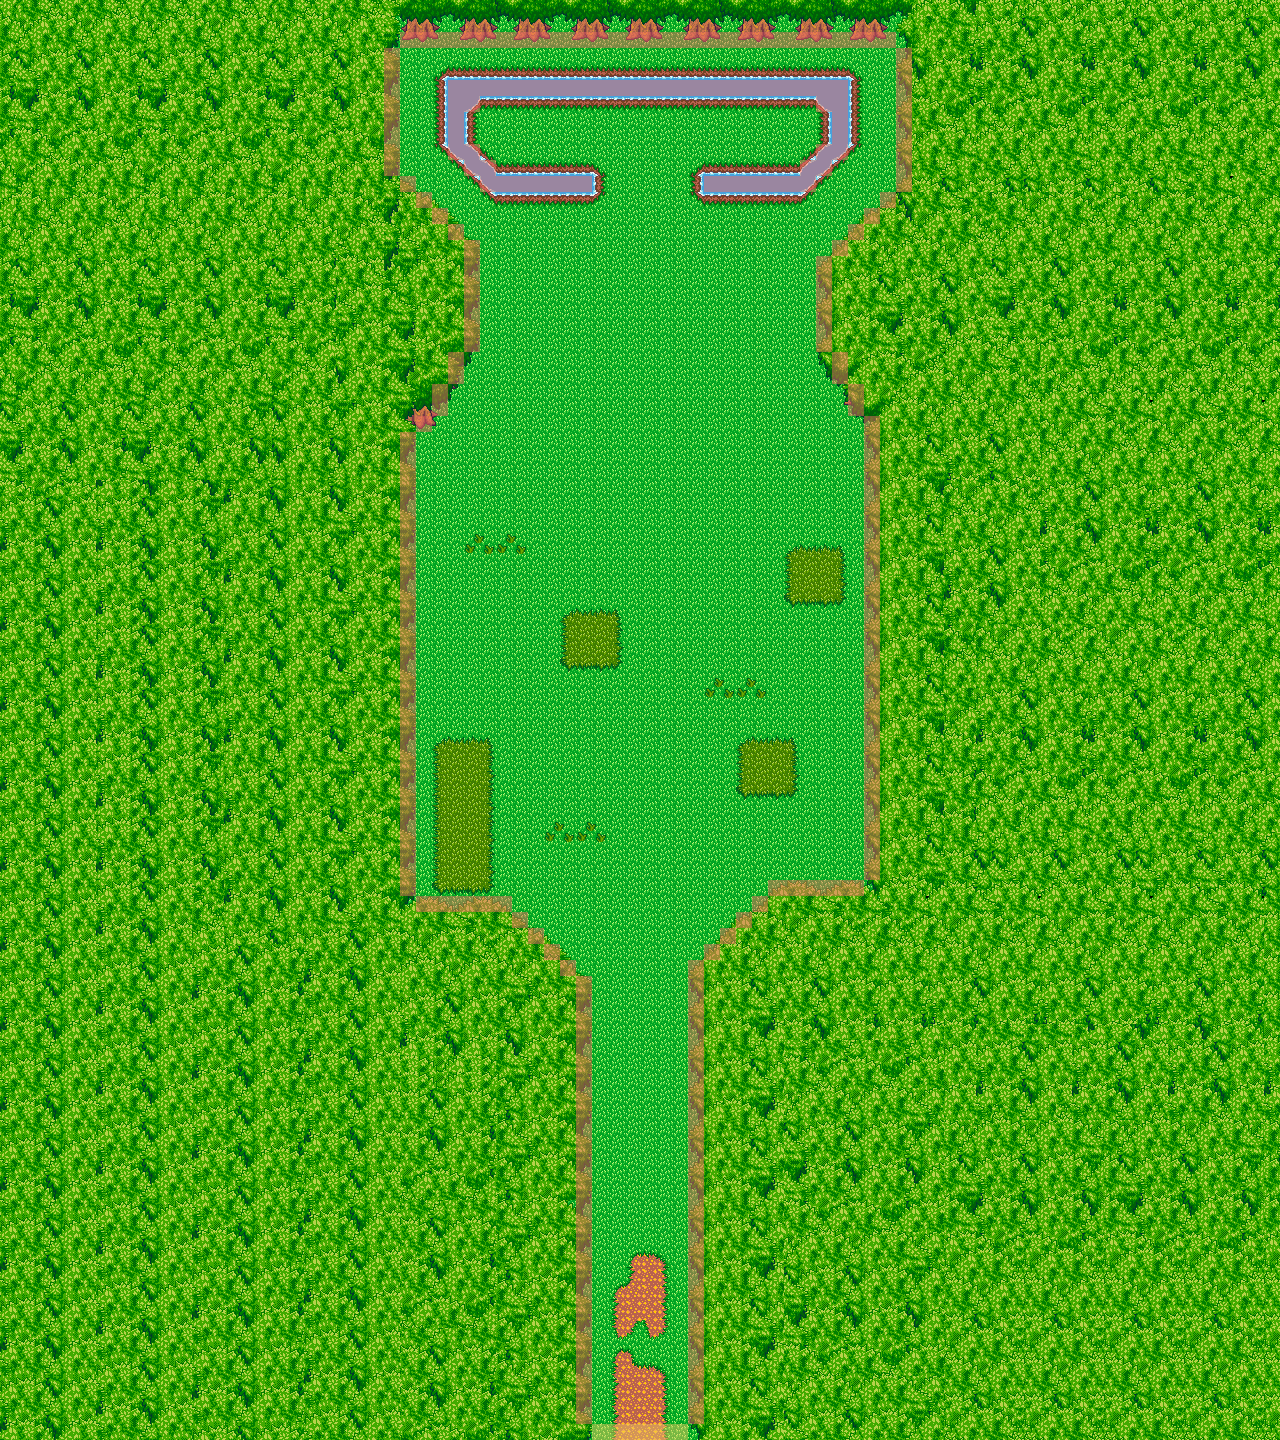

Below is a game level as drawn by its tile map, then a one-line description and the .tmx that defines it (tile-layer data replaced by summaries):
An orthogonal 80x90 tile map with 16x16 px tiles, 6 tile layers (Ground, Trees_Bottom, Trees3, Trees2, ...), 5 tilesets.

<map version="1.5" tiledversion="1.5.0" orientation="orthogonal" renderorder="right-down" width="80" height="90" tilewidth="16" tileheight="16" infinite="0" nextlayerid="9" nextobjectid="1">
 <tileset firstgid="1" name="tree_tileset" tilewidth="16" tileheight="16" tilecount="323" columns="17">
  <image source="tree_tileset.png" width="276" height="304" />
 </tileset>
 <tileset firstgid="324" name="ground_tileset" tilewidth="16" tileheight="16" tilecount="768" columns="32">
  <image source="ground_tileset.png" width="512" height="384" />
 </tileset>
 <tileset firstgid="1092" name="nature_tileset" tilewidth="16" tileheight="16" tilecount="1024" columns="32">
  <image source="nature_tileset.png" width="512" height="512" />
 </tileset>
 <tileset firstgid="2116" name="water_tileset" tilewidth="16" tileheight="16" tilecount="768" columns="32">
  <image source="water_tileset.png" width="512" height="384" />
 </tileset>
 <tileset firstgid="2884" name="collisions" tilewidth="16" tileheight="16" tilecount="8" columns="8">
  <image source="collisions.png" width="128" height="16" />
 </tileset>
 <layer id="1" name="Ground" width="80" height="90">
  <properties>
   <property name="y" type="int" value="0" />
  </properties>
  <data>[7200 cells, 3472 non-empty, 92 distinct tile ids]</data>
 </layer>
 <layer id="8" name="Trees_Bottom" width="80" height="90">
  <properties>
   <property name="y" type="int" value="1" />
  </properties>
  <data>[7200 cells, 103 non-empty, 30 distinct tile ids]</data>
 </layer>
 <layer id="4" name="Trees3" width="80" height="90">
  <properties>
   <property name="y" type="int" value="3000" />
  </properties>
  <data>[7200 cells, 1866 non-empty, 265 distinct tile ids]</data>
 </layer>
 <layer id="5" name="Trees2" width="80" height="90">
  <properties>
   <property name="y" type="int" value="3001" />
  </properties>
  <data>[7200 cells, 3131 non-empty, 237 distinct tile ids]</data>
 </layer>
 <layer id="3" name="Trees1" width="80" height="90">
  <properties>
   <property name="y" type="int" value="3002" />
  </properties>
  <data>[7200 cells, 852 non-empty, 168 distinct tile ids]</data>
 </layer>
 <layer id="6" name="colliders" width="80" height="90" opacity="0.5">
  <data>[7200 cells, 274 non-empty, 2 distinct tile ids]</data>
 </layer>
</map>
